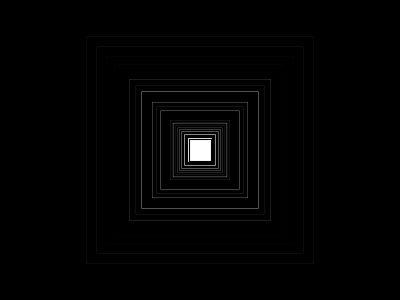
Frame 1 (no input)
Frame 60 (the mouse pressed at the canvas centre just before this capture): identical to frame 1, image omitted
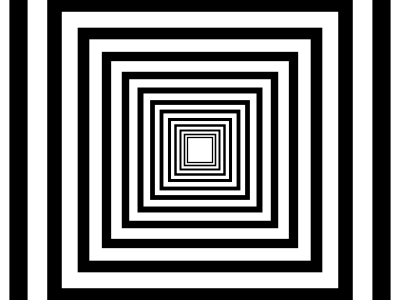
Frame 120 (the mouse held since frame 60 and released just before this capture)

The Processing sketch that drew these frames (run headless with seeded random() and noise(); from frame 60 on, the mouse is pressed at the canvas centre):

// Processing sketch: processing_23893
// ── processing_23893.pde

// loops 
// we can create really interesting patterns using repetition and
// stacked transformations...

// try different shapes (triangle, ellipse, etc..)
// try animating the scaling and rotation, instead of using the mouse

void setup() {
  size(400, 300);  
  rectMode(CENTER);
  smooth();
  noFill();
}

void draw() {
  background(255);
  // move the origin so that it is right in the center of the
  // sketch 
  translate(width/2, height/2);
  
  // loop 100 times 
  // remember that scale() and rotate() add up! 
  // this is how we create this effect.
  for (int i=0; i < 100; i++) {
    
    // calculate an angle and a scale based on 
    // the mouse position using map() 
    float angle = map(mouseX, 0, width, 0, PI);
    rotate(angle);
    float s = map(mouseY, 0, height, 1.1, 1.4);
    scale(s);
    
    // notice how we draw each box the same way, but they 
    // are drawn differently because the canvas is being 
    // scaled and rotated first
    rect(0, 0, 20, 20);
  }  
}
